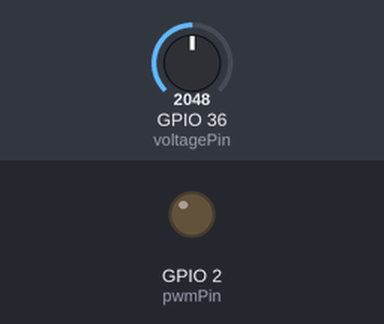
Bench run of a sketch on a simulated ESP32. Shown: output pins drawn as LEDs (lit = HIGH). The test bench sets the inputs (shaded band); at power-on: GPIO 36 (voltagePin) = 2048. What the sketch prints to the serial monitor is not drawn.

Above: at 1.3 s.
1.4 s: GPIO 36 (voltagePin) set to 1693
2.9 s: GPIO 36 (voltagePin) set to 1597
At 3.48 s:
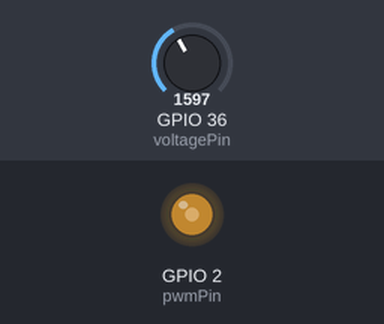
At 5.4 s:
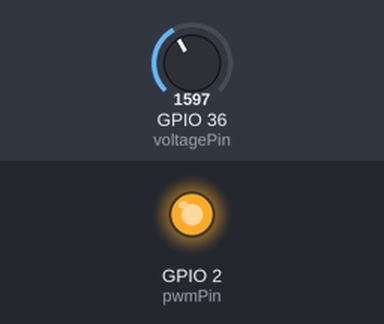
Timing chart, 0 to 6.9 s (numbered marks = the images above; inputs shaded):
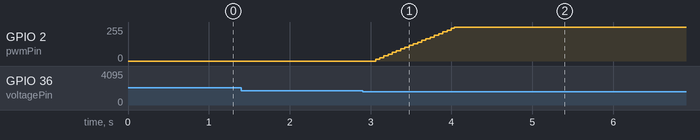

The sketch:

80_simple.ino
```cpp
#include <Arduino.h>

// Pin definitions
const int pwmPin = D1;          // PWM pin to control the load
const int voltagePin = A0;      // Analog pin to monitor input voltage

// Configuration constants
const float maxNoLoadVoltage = 13.8 * 1.25; // Estimated max voltage
const float minAllowedVoltage = 13.8;      // Minimum allowed input voltage
const int pwmFrequency = 5000;             // PWM frequency (Hz)
const int pwmResolution = 8;               // PWM resolution (bits)
const float pwmMaxValue = pow(2, pwmResolution) - 1;

// Variables for state
float noLoadVoltage = 0.0;
float currentVoltage = 0.0;
float previousVoltage = 0.0;
float voltageDropRate = 0.0;
float voltageRiseRate = 0.0;
int pwmValue = 0;

// Dynamic intervals
unsigned long voltageCheckInterval = 100;   // Voltage change check interval (ms)
unsigned long noLoadCheckInterval = 5000;  // No-load voltage check interval (ms)
unsigned long lastVoltageCheck = 0;
unsigned long lastNoLoadCheck = 0;

// Function prototypes
void measureNoLoadVoltage();
void probeVoltageDropRate();
void probeVoltageRiseRate();
void controlPWM();
void updateIntervals();

void setup() {
  Serial.begin(115200);

  // Initialize PWM
  ledcSetup(0, pwmFrequency, pwmResolution);
  ledcAttachPin(pwmPin, 0);

  // Measure initial no-load voltage
  measureNoLoadVoltage();

  Serial.println("System initialized.");
}

void loop() {
  unsigned long currentTime = millis();

  // Check voltage change rates periodically
  if (currentTime - lastVoltageCheck >= voltageCheckInterval) {
    lastVoltageCheck = currentTime;

    previousVoltage = currentVoltage;
    currentVoltage = analogRead(voltagePin) * (maxNoLoadVoltage / 1023.0);

    probeVoltageDropRate();
    probeVoltageRiseRate();

    // Adjust intervals dynamically
    updateIntervals();
  }

  // Recalculate no-load voltage periodically
  if (currentTime - lastNoLoadCheck >= noLoadCheckInterval) {
    lastNoLoadCheck = currentTime;

    if (pwmValue == 0 && voltageRiseRate > 0.0) {
      // Recalculate no-load voltage using the rise rate
      noLoadVoltage = currentVoltage + (voltageRiseRate * (noLoadCheckInterval / 1000.0));
      Serial.print("Recalculated no-load voltage: ");
      Serial.println(noLoadVoltage);
    }
  }

  // Control the PWM to maintain voltage within bounds
  controlPWM();
}

void measureNoLoadVoltage() {
  // Average voltage measurement to determine no-load voltage
  float voltageSum = 0.0;
  const int samples = 10;
  for (int i = 0; i < samples; i++) {
    voltageSum += analogRead(voltagePin) * (maxNoLoadVoltage / 1023.0);
    delay(10);
  }
  noLoadVoltage = voltageSum / samples;
  Serial.print("No-load voltage: ");
  Serial.println(noLoadVoltage);
}

void probeVoltageDropRate() {
  if (pwmValue > 0) {
    voltageDropRate = (previousVoltage - currentVoltage) / (voltageCheckInterval / 1000.0);
    Serial.print("Voltage drop rate: ");
    Serial.println(voltageDropRate);
  }
}

void probeVoltageRiseRate() {
  if (pwmValue == 0) {
    voltageRiseRate = (currentVoltage - previousVoltage) / (voltageCheckInterval / 1000.0);
    Serial.print("Voltage rise rate: ");
    Serial.println(voltageRiseRate);
  }
}

void controlPWM() {
  float targetVoltage = noLoadVoltage * 0.8;

  if (currentVoltage < minAllowedVoltage) {
    pwmValue = 0;  // Turn off load
  } else if (currentVoltage < targetVoltage) {
    pwmValue = min(pwmValue + 1, (int)pwmMaxValue);  // Increase load
  } else if (currentVoltage > targetVoltage) {
    pwmValue = max(pwmValue - 1, 0);  // Decrease load
  }

  ledcWrite(0, pwmValue);

  Serial.print("Current voltage: ");
  Serial.println(currentVoltage);
  Serial.print("PWM value: ");
  Serial.println(pwmValue);
}

void updateIntervals() {
  // Dynamically adjust voltage check interval based on voltage change rate
  float changeRate = max(abs(voltageDropRate), abs(voltageRiseRate));

  if (changeRate > 1.0) {
    voltageCheckInterval = 50;  // Faster checks for rapid changes
  } else if (changeRate > 0.1) {
    voltageCheckInterval = 100;  // Moderate changes
  } else {
    voltageCheckInterval = 200;  // Slower checks for stable conditions
  }

  // Adjust no-load voltage check frequency based on stability
  if (changeRate < 0.05) {
    noLoadCheckInterval = 10000;  // Infrequent checks for stable voltage
  } else {
    noLoadCheckInterval = 5000;  // More frequent checks for instability
  }

  Serial.print("Voltage check interval: ");
  Serial.println(voltageCheckInterval);
  Serial.print("No-load voltage check interval: ");
  Serial.println(noLoadCheckInterval);
}
```

Measured:
- the behaviour switches between 1639 and 1638 on GPIO 36 (voltagePin) (found by bisection; images 0 and 1)
- after the input at 2.9 s, GPIO 2 (pwmPin): moves from 0/255 to 255/255 over 0.97 s, starting after 0.16 s
